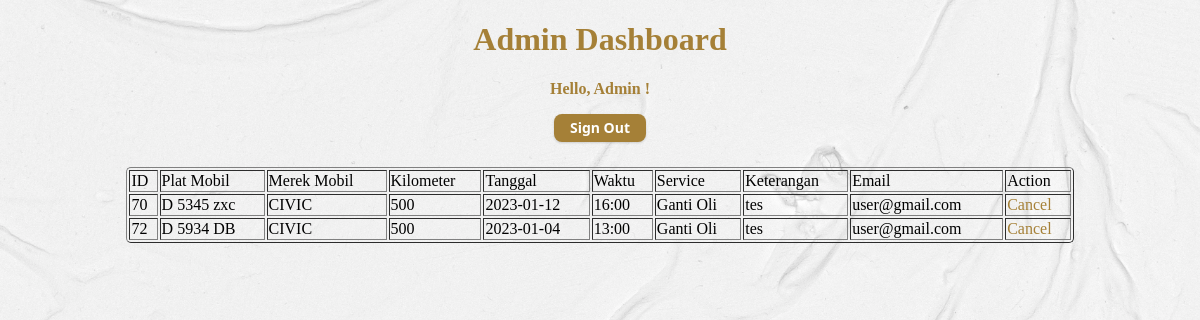
The page /UAS_PROGWEB/first_admin.php on the database its author committed.
### tables this page shows
CREATE TABLE `booking` (
  `id_booking` int(12) NOT NULL AUTO_INCREMENT,
  `plat` varchar(255) NOT NULL,
  `merek_mobil` varchar(255) NOT NULL,
  `kilometer` int(12) NOT NULL,
  `waktu` varchar(255) NOT NULL,
  `service` varchar(255) NOT NULL,
  `keterangan` varchar(255) NOT NULL,
  `date` date DEFAULT NULL,
  `email` varchar(255) NOT NULL,
  PRIMARY KEY (`id_booking`)
);

### UAS_PROGWEB/first_admin.php (the view, shortened to what this page needs)
<!DOCTYPE html>
<html lang="en">
<head>
</head>
<body>
    <div class="header">
        <h1>Admin Dashboard</h1>
        <p><b>Hello, Admin <?php if (isset($_SESSION['email'])) {
                                }?>!</b></p>
        <form action="logout.php">
        <input type="submit" value="Sign Out" class="btnSearch">
        </form>
    </div>
    <div style="overflow-y: scroll; height: 450px; margin-top: 25px;">
    <?php
include_once 'config.php';
$result = mysqli_query($conn,"SELECT * FROM booking");
?>
<?php
if (mysqli_num_rows($result) > 0) {
?>
<table border="1px">
	  <tr>
	  <td>ID</td>
		<td>Plat Mobil</td>
		<td>Merek Mobil</td>
		<td>Kilometer</td>
		<td>Tanggal</td>
    <td>Waktu</td>
		<td>Service</td>
    <td>Keterangan</td>
    <td>Email</td>
    <td>Action</td>
	  </tr>
			<?php
			while($row = mysqli_fetch_array($result)) {
			?>
	  <tr>
	      <td><?php echo $row["id_booking"]; ?></td>
		    <td><?php echo $row["plat"]; ?></td>
		    <td><?php echo $row["merek_mobil"]; ?></td>
		    <td><?php echo $row["kilometer"]; ?></td>
		    <td><?php echo $row["date"]; ?></td>
        <td><?php echo $row["waktu"]; ?></td>
		    <td><?php echo $row["service"]; ?></td>
        <td><?php echo $row["keterangan"]; ?></td>
        <td><?php echo $row["email"]; ?></td>
        <td><a href="delete.php?id_booking=<?php echo $row["id_booking"]; ?>">Cancel</a></td>
      </tr>
			<?php
			}
			?>
</table>
 <?php
}
else
{
    echo "No result found";
}
?>
      </div>
</body>
</html>

### UAS_PROGWEB/first_admin.php (style rules this page uses)
body { background-image: url(image/bg3.jpg); background-size: cover; }
table { width: 80%; border-radius: 5px; margin: 0 auto; }
.header { text-align: center; color: #a58037; }
a:link { color: #a58037; background-color: transparent; text-decoration: none; }
.btnSearch, .btnOK { background-color: #a58037; border: 0; border-radius: .5rem; box-sizing: border-box; color: white; font-family: "Inter var", ui-sans-serif, system-ui, -apple-system, system-ui, "Segoe UI", Roboto, "Helvetica Neue", Arial, "Noto Sans", sans-serif, "Apple Color Emoji", "Segoe UI Emoji", "Segoe UI Symbol", "Noto Color Emoji"; font-size: .875rem; font-weight: 600; line-height: 1.25rem; padding: .25rem 1rem; text-align: center; text-decoration: none #D1D5DB solid; text-decoration-thickness: auto; box-shadow: 0 1px 3px 0 rgba(0, 0, 0, 0.1), 0 1px 2px 0 rgba(0, 0, 0, 0.06); cursor: pointer; user-select: none; -webkit-user-select: none; touch-action: manipulation; }

### rows shown on the page
booking: id_booking "70", plat "D 5345 zxc", merek_mobil "CIVIC", kilometer "500", date "2023-01-12", waktu "16:00", service "Ganti Oli", keterangan "tes", email "user@gmail.com"
booking: id_booking "72", plat "D 5934 DB", merek_mobil "CIVIC", kilometer "500", date "2023-01-04", waktu "13:00", service "Ganti Oli", keterangan "tes", email "user@gmail.com"
